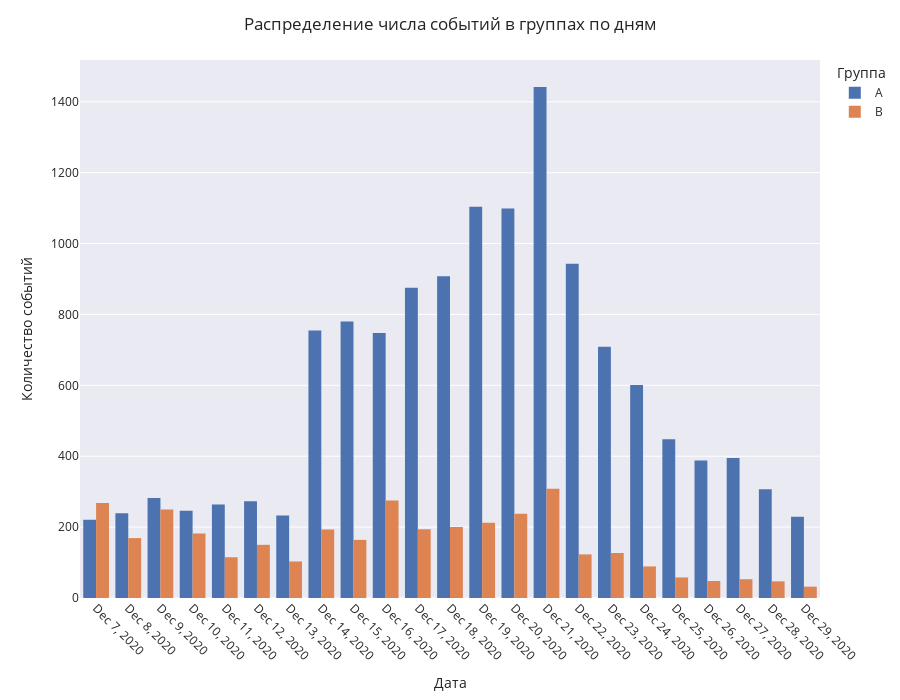

Source (notebook cell):
### Markdown cell above
### Распределение числа событий в группах по дням

### Code cell
fig = px.histogram(
    df, 
    x='event_date', 
    y='event_name',
    color='group',                                      
    barmode='group',
    histfunc='count',
    labels={'event_date': 'Дата', 
            'group': 'Группа'
    },
)
fig.update_xaxes(tickangle=45, tickvals=events_count['event_date'], showgrid=False)
fig.update_layout(
    title_text='Распределение числа событий в группах по дням', 
    xaxis_title_text='Дата', 
    yaxis_title_text='Количество событий',
    height=700
)
fig.show()

### Figure 1 — Plotly figure (JSON) as saved in the notebook; plotly's stock layout.template omitted (floating-point values rounded to 4 significant figures; data arrays with more than 128 entries replaced by an {"elided": "..."} marker saying what was removed)
{"data": [{"alignmentgroup": "True", "bingroup": "x", "histfunc": "count", "hovertemplate": "Группа=A<br>Дата=%{x}<br>count=%{y}<extra></extra>", "legendgroup": "A", "marker": {"color": "rgb(76,114,176)", "pattern": {"shape": ""}}, "name": "A", "offsetgroup": "A", "orientation": "v", "showlegend": true, "type": "histogram", "x": {"elided": "13489 str values"}, "xaxis": "x", "y": {"elided": "13489 str values"}, "yaxis": "y"}, {"alignmentgroup": "True", "bingroup": "x", "histfunc": "count", "hovertemplate": "Группа=B<br>Дата=%{x}<br>count=%{y}<extra></extra>", "legendgroup": "B", "marker": {"color": "rgb(221,132,82)", "pattern": {"shape": ""}}, "name": "B", "offsetgroup": "B", "orientation": "v", "showlegend": true, "type": "histogram", "x": {"elided": "3598 str values"}, "xaxis": "x", "y": {"elided": "3598 str values"}, "yaxis": "y"}], "layout": {"barmode": "group", "height": 700, "legend": {"title": {"text": "Группа"}, "tracegroupgap": 0}, "margin": {"t": 60}, "title": {"text": "Распределение числа событий в группах по дням"}, "xaxis": {"anchor": "y", "domain": [0, 1], "showgrid": false, "tickangle": 45, "tickvals": ["2020-12-07T00:00:00", "2020-12-08T00:00:00", "2020-12-09T00:00:00", "2020-12-10T00:00:00", "2020-12-11T00:00:00", "2020-12-12T00:00:00", "2020-12-13T00:00:00", "2020-12-14T00:00:00", "2020-12-15T00:00:00", "2020-12-16T00:00:00", "2020-12-17T00:00:00", "2020-12-18T00:00:00", "2020-12-19T00:00:00", "2020-12-20T00:00:00", "2020-12-21T00:00:00", "2020-12-22T00:00:00", "2020-12-23T00:00:00", "2020-12-24T00:00:00", "2020-12-25T00:00:00", "2020-12-26T00:00:00", "2020-12-27T00:00:00", "2020-12-28T00:00:00", "2020-12-29T00:00:00", "2020-12-30T00:00:00"], "title": {"text": "Дата"}}, "yaxis": {"anchor": "x", "domain": [0, 1], "title": {"text": "Количество событий"}}}}
